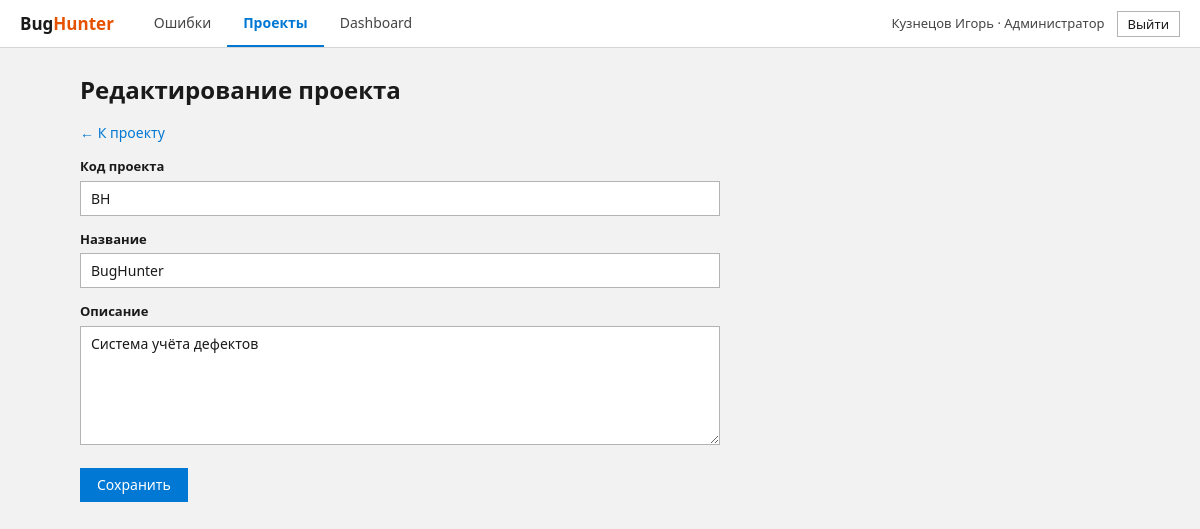
/project_edit.php?id=1 (signed in), run on the app's committed database.
### tables this page shows
CREATE TABLE users (
    user_id       INTEGER PRIMARY KEY AUTOINCREMENT,
    full_name     TEXT    NOT NULL,
    email         TEXT    NOT NULL UNIQUE,
    password_hash TEXT    NOT NULL,
    role          TEXT    NOT NULL CHECK (role IN ('customer', 'tester', 'developer', 'admin')),
    created_at    TEXT    NOT NULL DEFAULT CURRENT_TIMESTAMP
);

CREATE TABLE projects (
    project_id  INTEGER PRIMARY KEY AUTOINCREMENT,
    code        TEXT    NOT NULL UNIQUE CHECK (length(code) BETWEEN 2 AND 10),
    name        TEXT    NOT NULL,
    lead_id     INTEGER REFERENCES users (user_id) ON DELETE SET NULL,
    created_at  TEXT    NOT NULL DEFAULT CURRENT_TIMESTAMP,
    owner_id    INTEGER REFERENCES users (user_id),
    description TEXT    NOT NULL DEFAULT ''
);

### config/database.php (called while the page is built, shortened)
<?php
function getPdo(): PDO
{
    static $pdo = null;
    if ($pdo === null) {
        $pdo = new PDO('sqlite:' . DB_PATH, null, null, [
            PDO::ATTR_ERRMODE            => PDO::ERRMODE_EXCEPTION,
            PDO::ATTR_DEFAULT_FETCH_MODE => PDO::FETCH_ASSOC,
        ]);
        $pdo->exec('PRAGMA foreign_keys = ON');
    }
    return $pdo;
}

### projects_lib.php (the view, shortened to what this page needs)
<?php
require_once __DIR__ . '/auth.php';
function findProject(int $id): ?array
{
    $stmt = getPdo()->prepare(
        'SELECT p.project_id, p.code, p.name, p.description, p.owner_id, p.created_at,
                u.full_name AS owner_name,
                (SELECT COUNT(*) FROM bugs b WHERE b.project_id = p.project_id) AS bugs_count
         FROM projects p
         LEFT JOIN users u ON u.user_id = p.owner_id
         WHERE p.project_id = ?'
    );
    $stmt->execute([$id]);
    $project = $stmt->fetch();
    return $project ?: null;
}
function projectFromRequest(): array
{
    $id = filter_input(INPUT_GET, 'id', FILTER_VALIDATE_INT) ?: filter_input(INPUT_POST, 'id', FILTER_VALIDATE_INT);
    $project = $id ? findProject((int) $id) : null;
    return $project;
}
function projectForm(string $action, array $data, string $button, ?int $id = null): void
{
    ?>
<form class="auth" method="POST" action="<?= h($action) ?>" novalidate>
    <label for="code">Код проекта</label>
    <input id="code" type="text" name="code" value="<?= h($data['code']) ?>" maxlength="10" required>
    <label for="name">Название</label>
    <input id="name" type="text" name="name" value="<?= h($data['name']) ?>" maxlength="100" required>
    <label for="description">Описание</label>
    <textarea id="description" name="description" rows="5" maxlength="1000"><?= h($data['description']) ?></textarea>
    <button type="submit"><?= h($button) ?></button>
</form>
<?php
}

### auth.php (shortened to what this page needs)
<?php
require_once __DIR__ . '/config/database.php';
function h(?string $s): string
{
    return htmlspecialchars((string) $s, ENT_QUOTES | ENT_SUBSTITUTE, 'UTF-8');
}
function currentUser(): ?array
{
    $stmt = getPdo()->prepare('SELECT user_id, full_name, email, role FROM users WHERE user_id = ?');
    $stmt->execute([$_SESSION['user_id']]);
    $user = $stmt->fetch();
    return $user ?: null;
}
function pageHeader(string $title): void
{
    $user = currentUser();
    $page = basename($_SERVER['SCRIPT_NAME'] ?? '');
    $active = static fn (string $prefix): string => str_starts_with($page, $prefix) ? ' class="active"' : '';
    ?>
<!doctype html>
<html lang="ru">
<head>
    <link rel="stylesheet" href="style.css">
</head>
<body>
<?php if ($user !== null): ?>
<header class="topbar">
    <a class="logo" href="bugs.php">Bug<span>Hunter</span></a>
    <nav>
        <a href="bugs.php"<?= $active('bug') ?>>Ошибки</a>
        <a href="projects.php"<?= $active('project') ?>>Проекты</a>
        <a href="dashboard.php"<?= $active('dashboard') ?>>Dashboard</a>
    </nav>
    <div class="me">
        <span><?= h($user['full_name']) ?> · <?= h(roleTitle($user['role'])) ?></span>
        <form method="POST" action="logout.php">
            <button type="submit" class="btn btn-light btn-sm">Выйти</button>
        </form>
    </div>
</header>
<?php endif; ?>
<main class="container<?= $user === null ? ' narrow' : '' ?>">
<?php
}
function pageFooter(): void
{
    echo "</main>\n</body>\n</html>\n";
}
function roleTitle(string $role): string
{
    return [
        'customer'  => 'Заказчик',
        'tester'    => 'Тестировщик',
        'developer' => 'Разработчик',
        'admin'     => 'Администратор',
    ][$role] ?? $role;
}

### style.css (style rules this page uses)
:root { --accent: #0078d4; --accent-dark: #005a9e; --accent-press: #004578; --accent-soft: #e5f1fb; --ink: #1a1a1a; --ink-soft: #444444; --ink-muted: #6b6b6b; --surface: #ffffff; --bg: #f2f2f2; --line: #d6d6d6; --line-strong: #b3b3b3; --line-dark: #8a8a8a; --danger: #c42b1c; --danger-dark: #a02317; --success: #0f7b0f; --success-bg: #e6f4e6; --danger-bg: #fde7e9; --focus: 0 0 0 2px var(--surface), 0 0 0 4px var(--accent); }
* { box-sizing: border-box; }
html { -webkit-text-size-adjust: 100%; }
body { margin: 0; background: var(--bg); color: var(--ink); font: 14px/1.5 "Segoe UI", "Segoe UI Variable", Tahoma, system-ui, Arial, sans-serif; -webkit-font-smoothing: antialiased; }
a { color: var(--accent); text-decoration: none; }
.topbar { display: flex; align-items: center; gap: 24px; padding: 0 20px; height: 48px; background: var(--surface); color: var(--ink); border-bottom: 1px solid var(--line); position: sticky; top: 0; z-index: 50; }
.topbar .logo { color: var(--ink); font-weight: 700; font-size: 17px; letter-spacing: 0; text-decoration: none; line-height: 20px; }
.topbar .logo span { color: #e65100; }
.topbar nav { display: flex; gap: 0; flex: 1; height: 100%; }
.topbar nav a { color: var(--ink-soft); padding: 0 16px; font-size: 14px; display: flex; align-items: center; border-bottom: 2px solid transparent; transition: background .1s, color .1s; }
.topbar nav a.active { color: var(--accent); border-bottom-color: var(--accent); font-weight: 600; }
.topbar .me { display: flex; align-items: center; gap: 12px; font-size: 13px; color: var(--ink-soft); }
.topbar .me form { margin: 0; }
.container { max-width: 1080px; margin: 24px auto; padding: 0 20px; }
.btn, button { display: inline-flex; align-items: center; justify-content: center; gap: 6px; padding: 6px 16px; border: 1px solid var(--accent); border-radius: 0; cursor: pointer; background: var(--accent); color: #fff; font: inherit; font-size: 14px; line-height: 20px; text-decoration: none; transition: background .1s, border-color .1s; }
.btn-light { background: var(--surface); color: var(--ink); border: 1px solid var(--line-strong); }
.btn-sm { padding: 3px 10px; font-size: 13px; line-height: 18px; }
form.auth, form.form { max-width: 640px; }
form.auth label, form.form label { display: block; margin: 14px 0 4px; font-weight: 600; font-size: 13px; color: var(--ink); }
form.auth input, form.auth select, form.auth textarea, form.form input, form.form select, form.form textarea { width: 100%; padding: 6px 10px; border: 1px solid var(--line-strong); border-radius: 0; font: inherit; font-size: 14px; color: var(--ink); background: var(--surface); transition: border-color .1s; }
form.auth textarea, form.form textarea { resize: vertical; min-height: 60px; }
form.auth button, form.form button[type=submit] { margin-top: 18px; }

### data on the page
users: full_name "Кузнецов Игорь", role "Администратор"
projects: code "BH", name "BugHunter", description "Система учёта дефектов"

### other printed values
$button "Сохранить"
